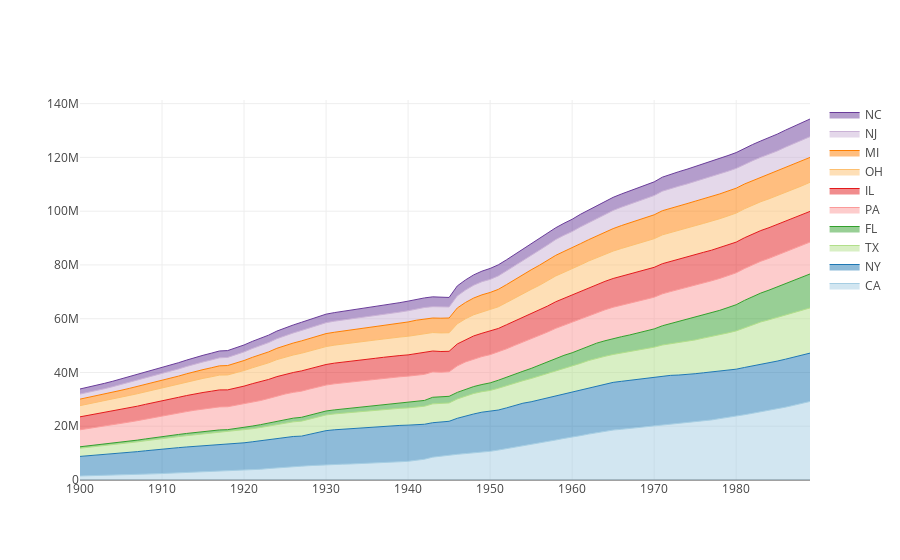

The notebook cell saved with this chart:
### Code cell
stacked_line_plot(
     pop_by_ST_and_YR.loc[pop_by_ST_and_YR.iloc[:, -1].nlargest(10).index],
     normalize = False,
     nbr_form = (lambda x: '{:.2f} M'.format(x / 1000000)),
     inline = True
)
